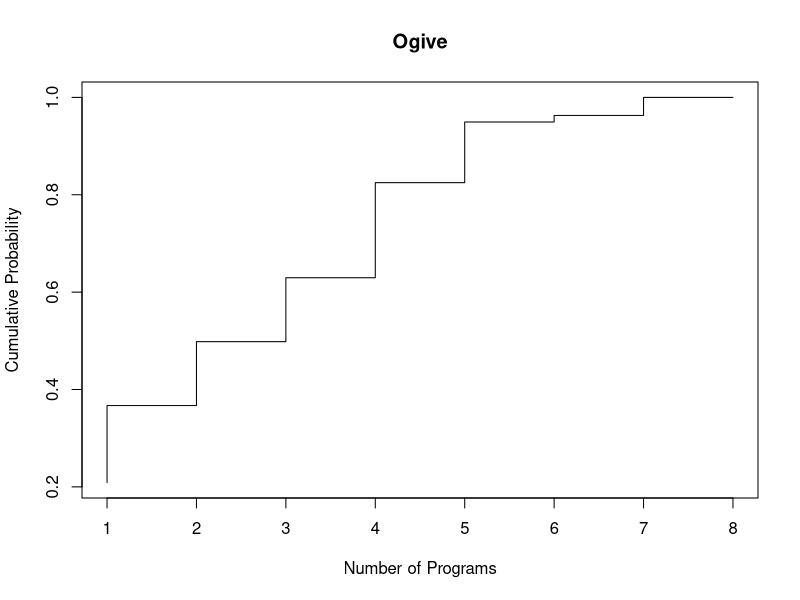

R code for this plot:
# Probability Distributions of Discrete Random Variables, not from a named distribution
# Data from Chapter 4, Daniel and Cross Biostats, pages 93-98

numberFoodAssistPrograms <- c(1:8)
numberSubject <- c(62, 47, 39, 39, 58, 37, 4, 11)

freqTable <- data.frame(numberFoodAssistPrograms, numberSubject)

#probability/relative frequency of occurence from the count data:
freqTable$probability = round(freqTable$numberSubject/sum(freqTable$numberSubject), 4)

#cumulative probability distribution
freqTable$cumulativeFrequency = cumsum(freqTable$probability)

freqTable

#https://www.youtube.com/watch?v=Q-13s8kLt1w
#OGIVE PLOT
#type: s is stair steps, moves first horizontal, then vertical
#      S is other steps, moves first vertical, then horizontal
plot(freqTable$numberFoodAssistPrograms, 
     freqTable$cumulativeFrequency, 
     main = "Ogive",
     xlab="Number of Programs", 
     ylab="Cumulative Probability",
     type="S")   


library("dplyr")

#probability that a randomly selected family used 5 or more programs?

freqTable %>% filter(between(numberFoodAssistPrograms, 1, 4)) %>% 
  summarize(total = 1 - sum(probability))

#probability of randomly selected family using between 3 and 5 programs inclusive
freqTable %>% filter(between(numberFoodAssistPrograms, 1, 5)) %>% 
  summarize(total = sum(probability)) - 
freqTable %>% filter(between(numberFoodAssistPrograms, 1, 2)) %>% 
  summarize(total = sum(probability))


mean.of.distribution <- sum(freqTable$numberFoodAssistPrograms * freqTable$probability)
#since the probability in the formula above if just the # subjects/total#subject...
mean.of.distribution2 <- sum(freqTable$numberFoodAssistPrograms * round(freqTable$numberSubject/sum(freqTable$numberSubject), 4))

variance.of.distribution <- sum((freqTable$numberFoodAssistPrograms^2 * freqTable$probability)) - mean.of.distribution^2

standard.dev.of.distribution <- sqrt(variance.of.distribution)

#now sample randomly from the probability distribution to test your mean and standard deviation:

sample.of <- sample(x = freqTable$numberFoodAssistPrograms, 
       prob = freqTable$probability,
       size = 10000, 
       replace = TRUE)

mean(sample.of)
sd(sample.of)

########################### BINOMIAL DISTRIBUTION #############################################
